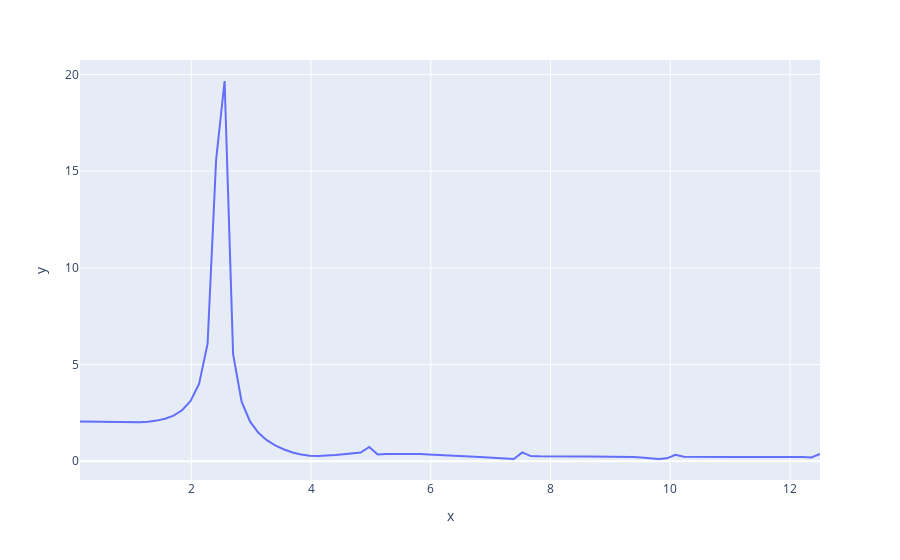

Notebook code for this chart:
### Code cell
step = 0.04
N = len(Temps)
yf = rfft(Gaz)
xf = rfftfreq(N, step)
new_xf, new_yf = xf[xf >= 0.01], np.abs(yf[xf >= 0.01])

px.line(x=new_xf, y=new_yf)
